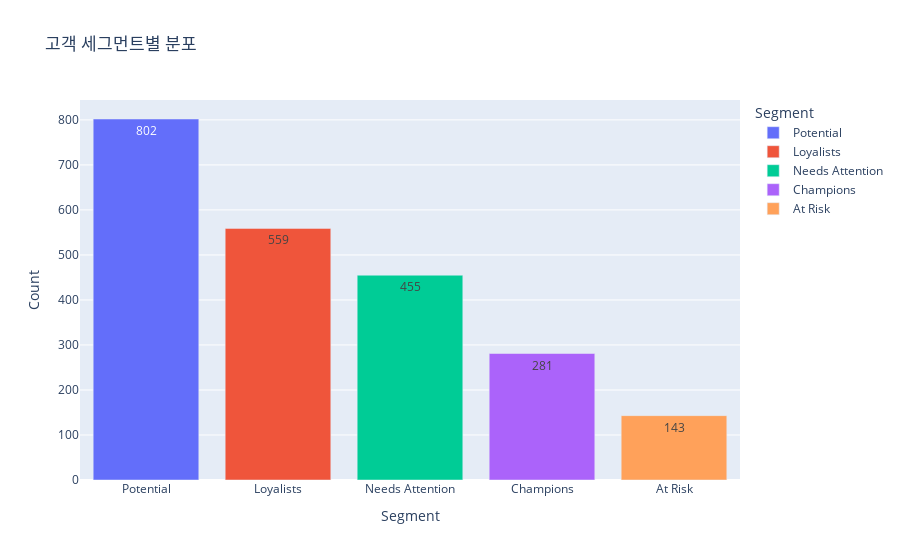

This figure's notebook cell:
### Markdown cell above
### 5. RFM 세그먼트 시각화 및 분석

#### 💻 코드로 알아보기

분석 결과를 시각화하여 각 세그먼트의 분포와 특징을 한눈에 파악합니다. 막대 차트와 트리맵은 RFM 분석 결과를 시각화하는 데 매우 효과적입니다.

### Code cell
# 세그먼트별 고객 수 계산 및 시각화
segment_counts = rfm_df['Segment'].value_counts().reset_index()
segment_counts.columns = ['Segment', 'Count']

fig_bar = px.bar(segment_counts, x='Segment', y='Count', 
                 title='고객 세그먼트별 분포',
                 color='Segment',
                 text_auto=True)
fig_bar.update_xaxes(categoryorder='total descending')
fig_bar.show()

### Figure 1 — Plotly figure (JSON) as saved in the notebook; plotly's stock layout.template omitted (floating-point values rounded to 4 significant figures)
{"data": [{"hovertemplate": "Segment=%{x}<br>Count=%{y}<extra></extra>", "legendgroup": "Potential", "marker": {"color": "#636efa", "pattern": {"shape": ""}}, "name": "Potential", "orientation": "v", "showlegend": true, "textposition": "auto", "texttemplate": "%{y}", "type": "bar", "x": ["Potential"], "xaxis": "x", "y": [802], "yaxis": "y"}, {"hovertemplate": "Segment=%{x}<br>Count=%{y}<extra></extra>", "legendgroup": "Loyalists", "marker": {"color": "#EF553B", "pattern": {"shape": ""}}, "name": "Loyalists", "orientation": "v", "showlegend": true, "textposition": "auto", "texttemplate": "%{y}", "type": "bar", "x": ["Loyalists"], "xaxis": "x", "y": [559], "yaxis": "y"}, {"hovertemplate": "Segment=%{x}<br>Count=%{y}<extra></extra>", "legendgroup": "Needs Attention", "marker": {"color": "#00cc96", "pattern": {"shape": ""}}, "name": "Needs Attention", "orientation": "v", "showlegend": true, "textposition": "auto", "texttemplate": "%{y}", "type": "bar", "x": ["Needs Attention"], "xaxis": "x", "y": [455], "yaxis": "y"}, {"hovertemplate": "Segment=%{x}<br>Count=%{y}<extra></extra>", "legendgroup": "Champions", "marker": {"color": "#ab63fa", "pattern": {"shape": ""}}, "name": "Champions", "orientation": "v", "showlegend": true, "textposition": "auto", "texttemplate": "%{y}", "type": "bar", "x": ["Champions"], "xaxis": "x", "y": [281], "yaxis": "y"}, {"hovertemplate": "Segment=%{x}<br>Count=%{y}<extra></extra>", "legendgroup": "At Risk", "marker": {"color": "#FFA15A", "pattern": {"shape": ""}}, "name": "At Risk", "orientation": "v", "showlegend": true, "textposition": "auto", "texttemplate": "%{y}", "type": "bar", "x": ["At Risk"], "xaxis": "x", "y": [143], "yaxis": "y"}], "layout": {"barmode": "relative", "legend": {"title": {"text": "Segment"}, "tracegroupgap": 0}, "title": {"text": "고객 세그먼트별 분포"}, "xaxis": {"anchor": "y", "categoryarray": ["Potential", "Loyalists", "Needs Attention", "Champions", "At Risk"], "categoryorder": "total descending", "domain": [0, 1], "title": {"text": "Segment"}}, "yaxis": {"anchor": "x", "domain": [0, 1], "title": {"text": "Count"}}}}
